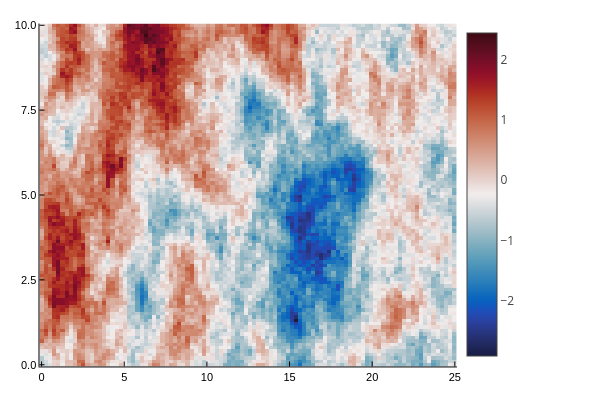

The notebook cell saved with this chart:
### Code cell
plotly();
heatmap(env_data.X, env_data.Y, env_data.W', cmap = :balance; plottype=:wx)
# plot!(clims=(-2,2))

### Figure 1 — Plotly figure (JSON) as saved in the notebook; plotly's stock layout.template omitted (floating-point values rounded to 4 significant figures; data arrays with more than 128 entries replaced by an {"elided": "..."} marker saying what was removed)
{"data": [{"colorbar": {"len": 0.9525, "title": "", "x": 0.7615, "y": 0.5139}, "colorscale": {"elided": "256x2 mixed values"}, "name": "y1", "plottype": "wx", "showlegend": false, "showscale": true, "type": "heatmap", "x": [-0.1263, 0.1263, 0.3788, 0.6313, 0.8838, 1.136, 1.389, 1.641, 1.894, 2.146, 2.399, 2.652, 2.904, 3.157, 3.409, 3.662, 3.914, 4.167, 4.419, 4.672, 4.924, 5.177, 5.429, 5.682, 5.934, 6.187, 6.439, 6.692, 6.944, 7.197, 7.449, 7.702, 7.955, 8.207, 8.46, 8.712, 8.965, 9.217, 9.47, 9.722, 9.975, 10.23, 10.48, 10.73, 10.98, 11.24, 11.49, 11.74, 11.99, 12.25, 12.5, 12.75, 13.01, 13.26, 13.51, 13.76, 14.02, 14.27, 14.52, 14.77, 15.03, 15.28, 15.53, 15.78, 16.04, 16.29, 16.54, 16.79, 17.05, 17.3, 17.55, 17.8, 18.06, 18.31, 18.56, 18.81, 19.07, 19.32, 19.57, 19.82, 20.08, 20.33, 20.58, 20.83, 21.09, 21.34, 21.59, 21.84, 22.1, 22.35, 22.6, 22.85, 23.11, 23.36, 23.61, 23.86, 24.12, 24.37, 24.62, 24.87, 25.13], "xaxis": "x", "y": [-0.05051, 0.05051, 0.1515, 0.2525, 0.3535, 0.4545, 0.5556, 0.6566, 0.7576, 0.8586, 0.9596, 1.061, 1.162, 1.263, 1.364, 1.465, 1.566, 1.667, 1.768, 1.869, 1.97, 2.071, 2.172, 2.273, 2.374, 2.475, 2.576, 2.677, 2.778, 2.879, 2.98, 3.081, 3.182, 3.283, 3.384, 3.485, 3.586, 3.687, 3.788, 3.889, 3.99, 4.091, 4.192, 4.293, 4.394, 4.495, 4.596, 4.697, 4.798, 4.899, 5, 5.101, 5.202, 5.303, 5.404, 5.505, 5.606, 5.707, 5.808, 5.909, 6.01, 6.111, 6.212, 6.313, 6.414, 6.515, 6.616, 6.717, 6.818, 6.919, 7.02, 7.121, 7.222, 7.323, 7.424, 7.525, 7.626, 7.727, 7.828, 7.929, 8.03, 8.131, 8.232, 8.333, 8.434, 8.535, 8.636, 8.737, 8.838, 8.939, 9.04, 9.141, 9.242, 9.343, 9.444, 9.545, 9.646, 9.747, 9.848, 9.949, 10.05], "yaxis": "y", "z": {"elided": "100x100 float values"}, "zmax": 2.433, "zmin": -2.928}], "layout": {"annotations": [], "height": 400, "legend": {"bgcolor": "rgba(255, 255, 255, 1.000)", "bordercolor": "rgba(0, 0, 0, 1.000)", "borderwidth": 1, "font": {"color": "rgba(0, 0, 0, 1.000)", "family": "sans-serif", "size": 11}, "title": {"font": {"color": "rgba(0, 0, 0, 1.000)", "family": "sans-serif", "size": 15}, "text": ""}, "tracegroupgap": 0, "traceorder": "normal", "x": 1, "xanchor": "auto", "y": 1, "yanchor": "auto"}, "margin": {"b": 20, "l": 0, "r": 0, "t": 20}, "paper_bgcolor": "rgba(255, 255, 255, 1.000)", "plot_bgcolor": "rgba(255, 255, 255, 1.000)", "showlegend": true, "width": 600, "xaxis": {"anchor": "y", "domain": [0.06582, 0.7615], "gridcolor": "rgba(0, 0, 0, 0.100)", "gridwidth": 0.5, "linecolor": "rgba(0, 0, 0, 1.000)", "mirror": false, "range": [-0.1263, 25.13], "showgrid": true, "showline": true, "showticklabels": true, "tickangle": 0, "tickcolor": "rgb(0, 0, 0)", "tickfont": {"color": "rgba(0, 0, 0, 1.000)", "family": "sans-serif", "size": 11}, "tickmode": "array", "ticks": "inside", "ticktext": ["0", "5", "10", "15", "20", "25"], "tickvals": [0, 5, 10, 15, 20, 25], "title": "", "titlefont": {"color": "rgba(0, 0, 0, 1.000)", "family": "sans-serif", "size": 15}, "type": "-", "visible": true, "zeroline": false, "zerolinecolor": "rgba(0, 0, 0, 1.000)"}, "yaxis": {"anchor": "x", "domain": [0.03762, 0.9902], "gridcolor": "rgba(0, 0, 0, 0.100)", "gridwidth": 0.5, "linecolor": "rgba(0, 0, 0, 1.000)", "mirror": false, "range": [-0.05051, 10.05], "showgrid": true, "showline": true, "showticklabels": true, "tickangle": 0, "tickcolor": "rgb(0, 0, 0)", "tickfont": {"color": "rgba(0, 0, 0, 1.000)", "family": "sans-serif", "size": 11}, "tickmode": "array", "ticks": "inside", "ticktext": ["0.0", "2.5", "5.0", "7.5", "10.0"], "tickvals": [0, 2.5, 5, 7.5, 10], "title": "", "titlefont": {"color": "rgba(0, 0, 0, 1.000)", "family": "sans-serif", "size": 15}, "type": "-", "visible": true, "zeroline": false, "zerolinecolor": "rgba(0, 0, 0, 1.000)"}}}
